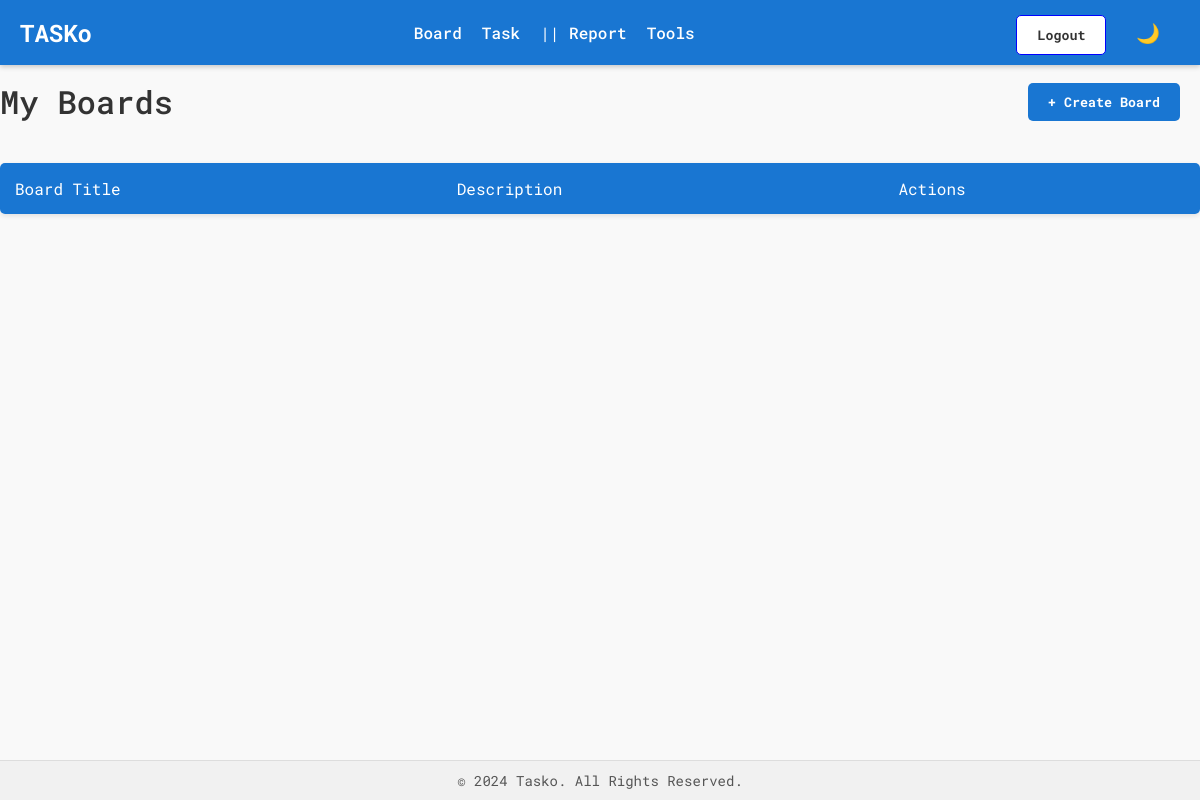
The app's page /boards/list/ (signed in), older data.
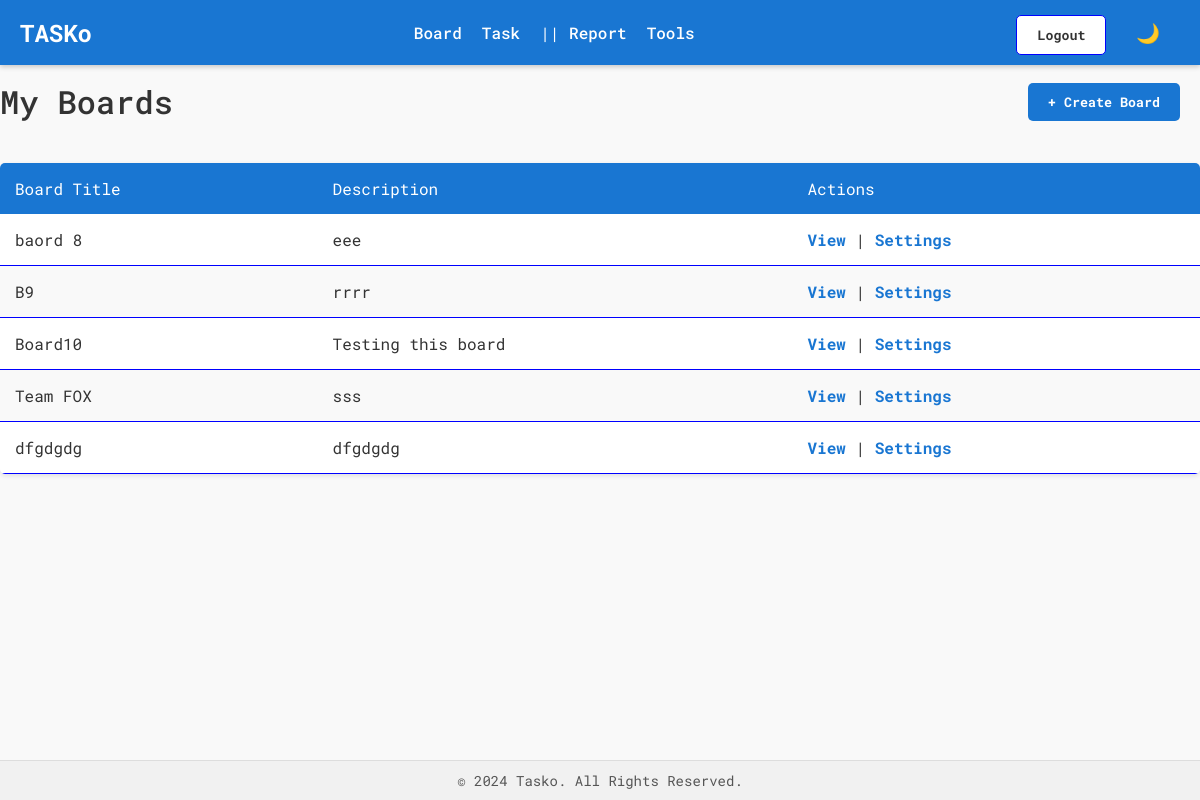
The same page, newer data.
### board/models.py (models this page shows, shortened)
class Board(models.Model):
    board_title = models.CharField(max_length=255, verbose_name="Board Title")
    board_description = models.TextField(blank=True, null=True, verbose_name="Description")
    board_members = models.ManyToManyField(User, related_name="boards", verbose_name="Users")
    board_created_by = models.ForeignKey(User, on_delete=models.CASCADE, related_name="created_boards", verbose_name="Created By")
    board_created_at = models.DateTimeField(auto_now_add=True)
    class Meta:
        verbose_name = "Board"
        verbose_name_plural = "Boards"

### board/views.py (the view)
# urls.py: path('list/', views.board_list, name='board_list'),  # Board List page
@login_required
def board_list(request):
    user_boards = Board.objects.filter(board_members=request.user)
    boards = []
    for board in user_boards:
        boards.append({
            'board': board,
            'is_creator': board.board_created_by == request.user
        })
    return render(request, 'board/board_list.html', {'boards': boards})

### board/templates/board/board_list.html (shortened to what this page needs)
{% extends "base.html" %}
{% block content %}
    <div class="board-list-container">
        <h1>My Boards</h1>
        <div class="create-board-button-wrapper">
            <a href="{% url 'create_board' %}" class="create-board-button">
                <button class="primary-button">+ Create Board</button>
            </a>
        </div>
    </div>
    <table>
        <thead>
            <tr>
                <th>Board Title</th>
                <th>Description</th>
                <th>Actions</th>
            </tr>
        </thead>
        <tbody>
            {% for item in boards %}
            <tr>
                <td>{{ item.board.board_title }}</td>
                <td>{{ item.board.board_description }}</td>
                <td>
                    <a href="{% url 'board_display' item.board.id %}">View</a>
                    {% if item.is_creator %}
                        | <a href="{% url 'board_setting' item.board.id %}">Settings</a>
                    {% endif %}
                </td>
            </tr>
            {% endfor %}
        </tbody>
    </table>
{% endblock %}

Row changes from the older to the newer data that the page shows:
added Board: board.board_title "baord 8", board.board_description "eee"
added Board: board.board_title "B9", board.board_description "rrrr"
added Board: board.board_title "Board10", board.board_description "Testing this board"
added Board: board.board_title "Team FOX", board.board_description "sss"
added Board: board.board_title "dfgdgdg", board.board_description "dfgdgdg"
